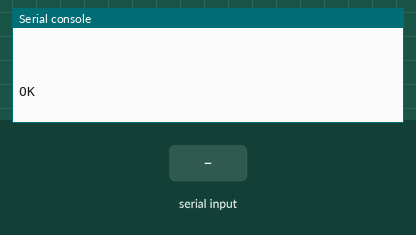
Recording of a program running on a simulated Raspberry Pi Pico running MicroPython. Parts: the last lines printed to the serial console. The inputs (shaded band) are chosen by the test bench. The modem accepts every AT command (registered, SIM ready, sends succeed) and sends nothing else.

Above: at 1.2 s.
1.3 s: "1\n" received over the second serial link
At 2.4 s:
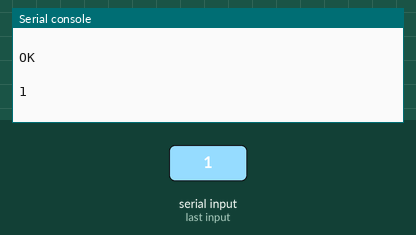
2.8 s: "0\n" received over the second serial link
At 3.5 s:
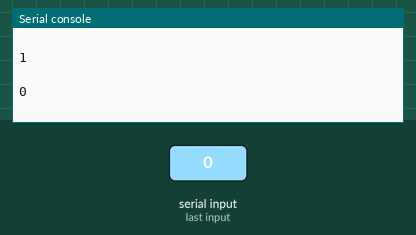
4.3 s: "2\n" received over the second serial link
At 4.7 s:
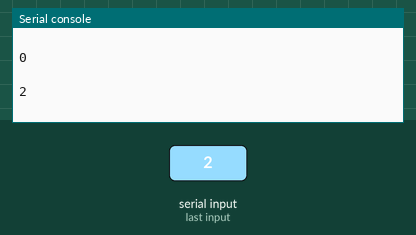

The program:

sync.py
```python
import machine
import time

commands = [
    b"AT",
    b"AT+IPR=115200",
    b"AT+BAND=915000000",
    b"AT+NETWORKID=18",
    b"AT+ADDRESS=1",
]

tx_pin = machine.Pin(4)
rx_pin = machine.Pin(5)

uart = machine.UART(1, 115200, tx=tx_pin, rx=rx_pin)


def readline(uart):
    while True:
        if uart.any():
            response = uart.readline().decode()
            return response


# do AT commands that set up our LoRa module
for command in commands:
    uart.write(command + b"\r\n")
    response = readline(uart)
    print(response)

# send a message
msg = "HELLO"
msglen = len(msg)
recipient = 2

send = f"AT+SEND={recipient},{msglen},{msg}\r\n".encode()
uart.write(send)

while True:
    response = readline(uart)
    print(response)
    time.sleep_ms(100)

# other synchronous UART examples are in
# https://www.youtube.com/watch?v=x4dZafO5FNg

# see these links for a way you can write MicroPython code that looks
# synchronous but isn't.
#
# - https://www.youtube.com/watch?v=5VLvmA__2v0&t=28s
# - https://github.com/peterhinch/micropython-async/blob/master/v3/as_demos/auart.py
# - https://github.com/peterhinch/micropython-async/blob/master/v3/as_demos/auart_hd.py
#
```

Measured:
- after the input at 1.3 s, the serial console: prints a new line at once (image 1)
- after the input at 2.8 s, the serial console: prints a new line at once (image 2)
- after the input at 4.3 s, the serial console: prints a new line at once (image 3)
